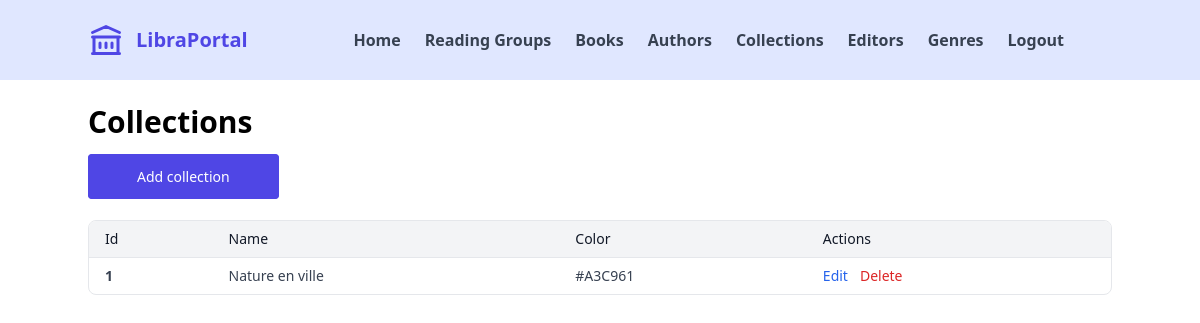
Page /bo/collections (signed in) on the committed database.
### library/models.py (models this page shows, shortened)
class Collection(models.Model):
  name = models.CharField(max_length=100)
  color = models.CharField(max_length=100)

### library/views.py (the view)
# urls.py: path('bo/collections', views.BoCollectionListView.as_view(), name='bo_collection_list'),
class BoCollectionListView(UserPassesTestMixin, ListView):
	model = Collection
	template_name = 'back/collections/list.html'
	def test_func(self):
		return self.request.user.library is not None
	def get_context_data(self, **kwargs):
		context = super().get_context_data(**kwargs)
		context['collection_fields'] = [f.name for f in Collection._meta.get_fields()]
		return context

### templates/back/collections/list.html (shortened to what this page needs)
{% extends 'base.html' %}
{% block content %}
<h1 class="text-3xl font-bold">Collections</h1>
<div class="mt-6">
  <a href="{% url 'bo_collection_create' %}" class="btn btn-primary">
    Add collection
  </a>
</div>
<div class="mt-8 overflow-hidden overflow-x-auto rounded-lg border border-gray-200">
  <table class="min-w-full divide-y divide-gray-200 text-sm">
    <thead class="bg-gray-100">
      <tr>
        {% for field in collection_fields %}
          {% if field != 'book' %}
            <th class="px-4 py-2 text-left font-medium text-gray-900">{{ field | capfirst }}</th>
          {% endif %}
        {% endfor %}
        <th class="px-4 py-2 text-left font-medium text-gray-900">Actions</th>
      </tr>
    </thead>
    <tbody class="divide-y divide-gray-200">
      {% for collection in object_list %}
        <tr>
          <th class="px-4 py-2 text-gray-700 text-left">{{ collection.id }}</th>
          <td class="px-4 py-2 text-gray-700">{{ collection.name }}</td>
          <td class="px-4 py-2 text-gray-700">{{ collection.color }}</td>
          <td class="flex gap-3 px-4 py-2 text-gray-700">
            <a href="{% url 'bo_collection_detail' collection.id %}" class="text-sm font-medium text-blue-600 hover:underline">Edit</a>
            <form method="POST" action="{% url 'bo_collection_delete' collection.id %}">
              <button type="submit" class="text-sm font-medium text-red-600 hover:underline">
                Delete
              </button>
            </form>
          </td>
        </tr>
      {% endfor %}
    </tbody>
  </table>
</div>
{% endblock %}

### rows in the picture
Collection: id "1", name "Nature en ville", color "#A3C961"

### other values in the picture
{{ field | capfirst }} "Id" "Name" "Color"
